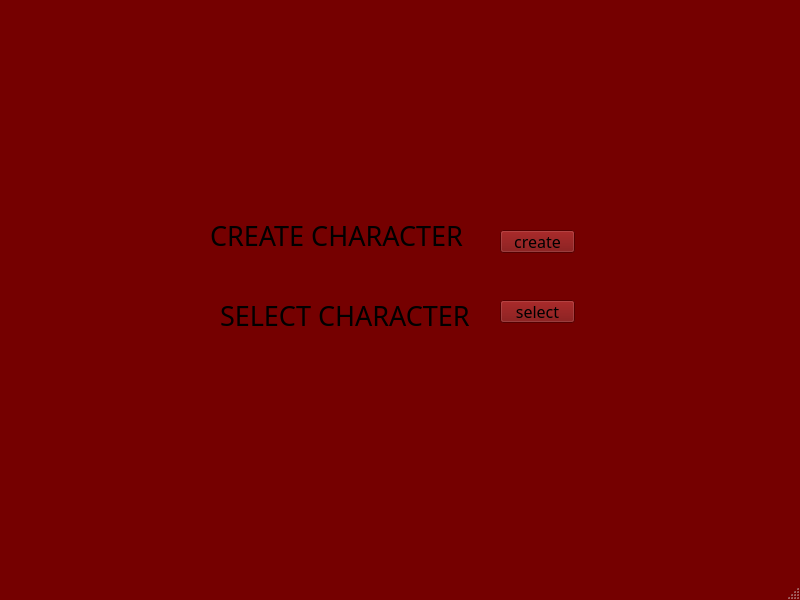
<?xml version="1.0" encoding="UTF-8"?>
<ui version="4.0">
 <class>MainWindow</class>
 <widget class="QMainWindow" name="MainWindow">
  <property name="geometry">
   <rect>
    <x>0</x>
    <y>0</y>
    <width>800</width>
    <height>600</height>
   </rect>
  </property>
  <property name="baseSize">
   <size>
    <width>20</width>
    <height>20</height>
   </size>
  </property>
  <property name="palette">
   <palette>
    <active>
     <colorrole role="WindowText">
      <brush brushstyle="SolidPattern">
       <color alpha="255">
        <red>0</red>
        <green>0</green>
        <blue>0</blue>
       </color>
      </brush>
     </colorrole>
     <colorrole role="Button">
      <brush brushstyle="SolidPattern">
       <color alpha="255">
        <red>117</red>
        <green>0</green>
        <blue>0</blue>
       </color>
      </brush>
     </colorrole>
     <colorrole role="Light">
      <brush brushstyle="SolidPattern">
       <color alpha="255">
        <red>255</red>
        <green>255</green>
        <blue>255</blue>
       </color>
      </brush>
     </colorrole>
     <colorrole role="Base">
      <brush brushstyle="SolidPattern">
       <color alpha="255">
        <red>255</red>
        <green>255</green>
        <blue>255</blue>
       </color>
      </brush>
     </colorrole>
     <colorrole role="Window">
      <brush brushstyle="SolidPattern">
       <color alpha="255">
        <red>117</red>
        <green>0</green>
        <blue>0</blue>
       </color>
      </brush>
     </colorrole>
    </active>
    <inactive>
     <colorrole role="WindowText">
      <brush brushstyle="SolidPattern">
       <color alpha="255">
        <red>0</red>
        <green>0</green>
        <blue>0</blue>
       </color>
      </brush>
     </colorrole>
     <colorrole role="Button">
      <brush brushstyle="SolidPattern">
       <color alpha="255">
        <red>117</red>
        <green>0</green>
        <blue>0</blue>
       </color>
      </brush>
     </colorrole>
     <colorrole role="Light">
      <brush brushstyle="SolidPattern">
       <color alpha="255">
        <red>255</red>
        <green>255</green>
        <blue>255</blue>
       </color>
      </brush>
     </colorrole>
     <colorrole role="Base">
      <brush brushstyle="SolidPattern">
       <color alpha="255">
        <red>255</red>
        <green>255</green>
        <blue>255</blue>
       </color>
      </brush>
     </colorrole>
     <colorrole role="Window">
      <brush brushstyle="SolidPattern">
       <color alpha="255">
        <red>117</red>
        <green>0</green>
        <blue>0</blue>
       </color>
      </brush>
     </colorrole>
    </inactive>
    <disabled>
     <colorrole role="WindowText">
      <brush brushstyle="SolidPattern">
       <color alpha="255">
        <red>120</red>
        <green>120</green>
        <blue>120</blue>
       </color>
      </brush>
     </colorrole>
     <colorrole role="Button">
      <brush brushstyle="SolidPattern">
       <color alpha="255">
        <red>117</red>
        <green>0</green>
        <blue>0</blue>
       </color>
      </brush>
     </colorrole>
     <colorrole role="Light">
      <brush brushstyle="SolidPattern">
       <color alpha="255">
        <red>255</red>
        <green>255</green>
        <blue>255</blue>
       </color>
      </brush>
     </colorrole>
     <colorrole role="Base">
      <brush brushstyle="SolidPattern">
       <color alpha="255">
        <red>117</red>
        <green>0</green>
        <blue>0</blue>
       </color>
      </brush>
     </colorrole>
     <colorrole role="Window">
      <brush brushstyle="SolidPattern">
       <color alpha="255">
        <red>117</red>
        <green>0</green>
        <blue>0</blue>
       </color>
      </brush>
     </colorrole>
    </disabled>
   </palette>
  </property>
  <property name="font">
   <font>
    <family>Harrington</family>
    <pointsize>20</pointsize>
   </font>
  </property>
  <property name="windowTitle">
   <string>MainWindow</string>
  </property>
  <widget class="QWidget" name="centralwidget">
   <widget class="QLabel" name="dungeonsanddragons">
    <property name="geometry">
     <rect>
      <x>480</x>
      <y>-10</y>
      <width>301</width>
      <height>141</height>
     </rect>
    </property>
    <property name="text">
     <string/>
    </property>
    <property name="pixmap">
     <pixmap>Dungeons-Dragons-Logo-2000.png</pixmap>
    </property>
    <property name="scaledContents">
     <bool>true</bool>
    </property>
    <property name="margin">
     <number>-2</number>
    </property>
    <property name="indent">
     <number>-1</number>
    </property>
   </widget>
   <widget class="QLabel" name="logo">
    <property name="geometry">
     <rect>
      <x>700</x>
      <y>410</y>
      <width>101</width>
      <height>101</height>
     </rect>
    </property>
    <property name="text">
     <string/>
    </property>
    <property name="pixmap">
     <pixmap>dungeons-dragons-d20-650954_1800x1800.webp</pixmap>
    </property>
    <property name="scaledContents">
     <bool>true</bool>
    </property>
   </widget>
   <widget class="QLabel" name="createcharacter">
    <property name="geometry">
     <rect>
      <x>210</x>
      <y>210</y>
      <width>281</width>
      <height>51</height>
     </rect>
    </property>
    <property name="minimumSize">
     <size>
      <width>0</width>
      <height>0</height>
     </size>
    </property>
    <property name="baseSize">
     <size>
      <width>50</width>
      <height>50</height>
     </size>
    </property>
    <property name="font">
     <font>
      <family>Harrington</family>
      <pointsize>20</pointsize>
      <italic>false</italic>
     </font>
    </property>
    <property name="text">
     <string>CREATE CHARACTER</string>
    </property>
   </widget>
   <widget class="QLabel" name="selectcharacter">
    <property name="geometry">
     <rect>
      <x>220</x>
      <y>290</y>
      <width>271</width>
      <height>51</height>
     </rect>
    </property>
    <property name="baseSize">
     <size>
      <width>50</width>
      <height>50</height>
     </size>
    </property>
    <property name="text">
     <string>SELECT CHARACTER</string>
    </property>
   </widget>
   <widget class="QLabel" name="vintage_paper">
    <property name="geometry">
     <rect>
      <x>160</x>
      <y>190</y>
      <width>501</width>
      <height>181</height>
     </rect>
    </property>
    <property name="text">
     <string/>
    </property>
    <property name="pixmap">
     <pixmap>help-me-with-a-good-source-for-dnd-content-v0-956852t0m21b1.webp</pixmap>
    </property>
    <property name="scaledContents">
     <bool>true</bool>
    </property>
   </widget>
   <widget class="QPushButton" name="create">
    <property name="geometry">
     <rect>
      <x>500</x>
      <y>230</y>
      <width>75</width>
      <height>23</height>
     </rect>
    </property>
    <property name="font">
     <font>
      <family>Harrington</family>
      <pointsize>12</pointsize>
     </font>
    </property>
    <property name="text">
     <string>create</string>
    </property>
   </widget>
   <widget class="QPushButton" name="select">
    <property name="geometry">
     <rect>
      <x>500</x>
      <y>300</y>
      <width>75</width>
      <height>23</height>
     </rect>
    </property>
    <property name="font">
     <font>
      <family>Harrington</family>
      <pointsize>12</pointsize>
     </font>
    </property>
    <property name="text">
     <string>select</string>
    </property>
   </widget>
   <widget class="QLabel" name="vintage_paper_2">
    <property name="geometry">
     <rect>
      <x>0</x>
      <y>0</y>
      <width>801</width>
      <height>531</height>
     </rect>
    </property>
    <property name="text">
     <string/>
    </property>
    <property name="pixmap">
     <pixmap>pngtree-dungeon-with-large-dragons-near-it-on-fire-picture-image_2875224.jpg</pixmap>
    </property>
    <property name="scaledContents">
     <bool>true</bool>
    </property>
   </widget>
   <zorder>vintage_paper_2</zorder>
   <zorder>vintage_paper</zorder>
   <zorder>dungeonsanddragons</zorder>
   <zorder>logo</zorder>
   <zorder>createcharacter</zorder>
   <zorder>selectcharacter</zorder>
   <zorder>create</zorder>
   <zorder>select</zorder>
  </widget>
  <widget class="QMenuBar" name="menubar">
   <property name="geometry">
    <rect>
     <x>0</x>
     <y>0</y>
     <width>800</width>
     <height>38</height>
    </rect>
   </property>
  </widget>
  <widget class="QStatusBar" name="statusbar"/>
 </widget>
 <resources/>
 <connections/>
</ui>
